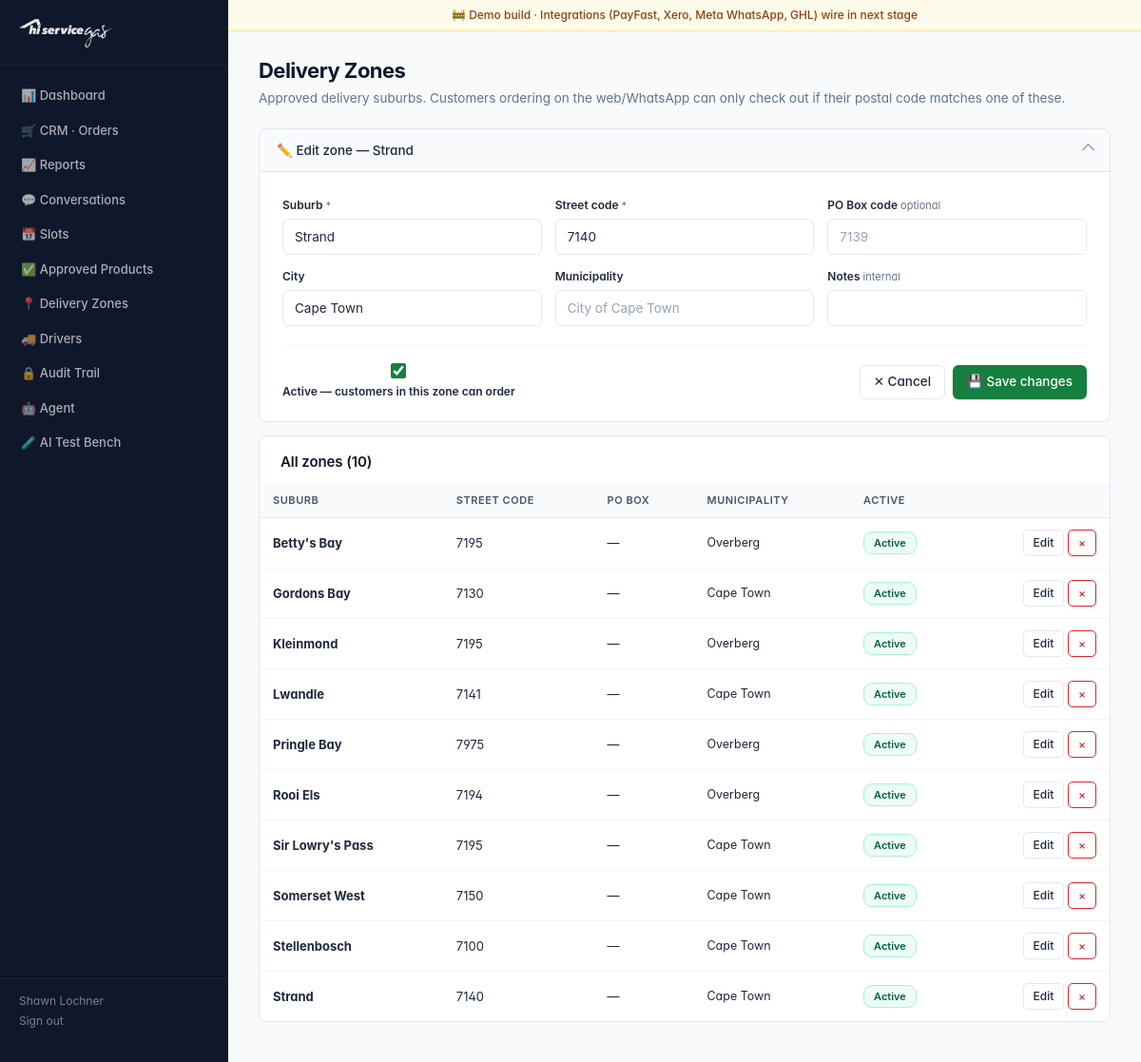
Page /admin/delivery-zones.php?edit=1 (signed in) on the committed database.
### tables this page shows
CREATE TABLE delivery_zones (
  id INT AUTO_INCREMENT PRIMARY KEY,
  postal_code VARCHAR(10) NOT NULL,
  suburb VARCHAR(128),
  city VARCHAR(128),
  is_active TINYINT(1) DEFAULT 1,
  notes VARCHAR(255),
  UNIQUE KEY uniq_postal_suburb (postal_code, suburb)
);

### includes/db.php (called while the page is built, shortened)
<?php
function db(): PDO
{
    static $pdo = null;
    if ($pdo instanceof PDO) {
        return $pdo;
    }
    $host = (string) env('DB_HOST', 'localhost');
    $name = (string) env('DB_NAME', '');
    $user = (string) env('DB_USER', '');
    $pass = (string) env('DB_PASS', '');
    $dsn = "mysql:host={$host};dbname={$name};charset=utf8mb4";
    $pdo = new PDO($dsn, $user, $pass, [
        PDO::ATTR_ERRMODE            => PDO::ERRMODE_EXCEPTION,
        PDO::ATTR_DEFAULT_FETCH_MODE => PDO::FETCH_ASSOC,
        PDO::ATTR_EMULATE_PREPARES   => false,
        PDO::MYSQL_ATTR_INIT_COMMAND => "SET NAMES utf8mb4 COLLATE utf8mb4_unicode_ci",
    ]);
    return $pdo;
}

### includes/helpers.php (called while the page is built, shortened)
<?php
function h($v): string
{
    return htmlspecialchars((string) $v, ENT_QUOTES | ENT_SUBSTITUTE, 'UTF-8');
}

### admin/delivery-zones.php (the view, shortened to what this page needs)
<?php
$zones = db()->query("SELECT * FROM delivery_zones ORDER BY suburb, postal_code")->fetchAll();
$editing = null;
if (!empty($_GET['edit'])) {
    $stmt = db()->prepare("SELECT * FROM delivery_zones WHERE id = :id");
    $stmt->execute([':id' => (int) $_GET['edit']]);
    $editing = $stmt->fetch() ?: null;
}
include __DIR__ . '/_header.php';
?>
<div class="page-head">
  <h1>Delivery Zones</h1>
  <p class="muted">Approved delivery suburbs. Customers ordering on the web/WhatsApp can only check out if their postal code matches one of these.</p>
</div>
<details class="collapsible" <?= $editing ? 'open' : '' ?>>
  <summary>
    <span><?= $editing ? '✏️ Edit zone — ' . h($editing['suburb']) : '➕ Add a new delivery zone' ?></span>
  </summary>
  <div class="collapsible-body">
    <form method="post" class="form-grid">
      <div class="form-row form-row-3">
        <label>
          <span>Suburb <small>*</small></span>
          <input type="text" name="suburb" required placeholder="Strand" value="<?= h($editing['suburb'] ?? '') ?>">
        </label>
        <label>
          <span>Street code <small>*</small></span>
          <input type="text" name="postal_code" maxlength="10" required placeholder="7140" value="<?= h($editing['postal_code'] ?? '') ?>">
        </label>
        <label>
          <span>PO Box code <small>optional</small></span>
          <input type="text" name="po_box_code" maxlength="10" placeholder="7139" value="<?= h($editing['po_box_code'] ?? '') ?>">
        </label>
      </div>
      <div class="form-row form-row-3">
        <label>
          <span>City</span>
          <input type="text" name="city" value="<?= h($editing['city'] ?? 'Cape Town') ?>">
        </label>
        <label>
          <span>Municipality</span>
          <input type="text" name="municipality" placeholder="City of Cape Town" value="<?= h($editing['municipality'] ?? '') ?>">
        </label>
        <label>
          <span>Notes <small>internal</small></span>
          <input type="text" name="notes" value="<?= h($editing['notes'] ?? '') ?>">
        </label>
      </div>
      <div class="form-foot">
        <label class="inline-check">
          <input type="checkbox" name="is_active" <?= ($editing['is_active'] ?? 1) ? 'checked' : '' ?>>
          <span>Active — customers in this zone can order</span>
        </label>
        <div class="form-actions">
          <?php if ($editing): ?>
            <a href="/admin/delivery-zones.php" class="btn btn-ghost">✕ Cancel</a>
          <?php endif; ?>
          <button type="submit" class="btn btn-primary"><?= $editing ? '💾 Save changes' : '➕ Add zone' ?></button>
        </div>
      </div>
    </form>
  </div>
</details>
<div class="card" style="padding:0">
  <h2 style="padding:18px 22px 0">All zones (<?= count($zones) ?>)</h2>
  <div class="table-wrap">
  <table class="data-table">
    <thead>
      <tr><th>Suburb</th><th>Street code</th><th>PO Box</th><th>Municipality</th><th>Active</th><th></th></tr>
    </thead>
    <tbody>
      <?php foreach ($zones as $z): ?>
        <tr style="<?= $z['is_active'] ? '' : 'opacity:.5' ?>">
          <td><b><?= h($z['suburb']) ?></b></td>
          <td><?= h($z['postal_code']) ?></td>
          <td><?= h($z['po_box_code'] ?? '—') ?></td>
          <td class="muted small"><?= h($z['municipality'] ?? $z['city'] ?? '') ?></td>
          <td>
            <form method="post" style="display:inline">
              <button type="submit" class="toggle-pill <?= $z['is_active'] ? 'on' : 'off' ?>">
                <?= $z['is_active'] ? 'Active' : 'Inactive' ?>
              </button>
            </form>
          </td>
          <td class="td-actions">
            <a href="?edit=<?= (int) $z['id'] ?>" class="btn btn-ghost btn-sm">Edit</a>
            <form method="post" style="display:inline" onsubmit="return confirm('Delete zone <?= h($z['suburb']) ?>?')">
              <button type="submit" class="btn btn-ghost btn-sm danger">×</button>
            </form>
          </td>
        </tr>
      <?php endforeach; ?>
    </tbody>
  </table>
  </div>
</div>
<?php include __DIR__ . '/_footer.php'; ?>

### rows in the picture
delivery_zones: suburb "Strand", postal_code "7140", city "Cape Town", is_active "☑", po_box_code "—", shows "Active"
delivery_zones: suburb "Betty's Bay", postal_code "7195", po_box_code "—", city "Overberg", is_active "Active"
delivery_zones: suburb "Gordons Bay", postal_code "7130", po_box_code "—", city "Cape Town", is_active "Active"
delivery_zones: suburb "Kleinmond", postal_code "7195", po_box_code "—", city "Overberg", is_active "Active"
delivery_zones: suburb "Lwandle", postal_code "7141", po_box_code "—", city "Cape Town", is_active "Active"
delivery_zones: suburb "Pringle Bay", postal_code "7975", po_box_code "—", city "Overberg", is_active "Active"
delivery_zones: suburb "Rooi Els", postal_code "7194", po_box_code "—", city "Overberg", is_active "Active"
delivery_zones: suburb "Sir Lowry's Pass", postal_code "7195", po_box_code "—", city "Cape Town", is_active "Active"
delivery_zones: suburb "Somerset West", postal_code "7150", po_box_code "—", city "Cape Town", is_active "Active"
delivery_zones: suburb "Stellenbosch", postal_code "7100", po_box_code "—", city "Cape Town", is_active "Active"

### other values in the picture
$user['display_name'] "Shawn Lochner"
count($zones) "10"
